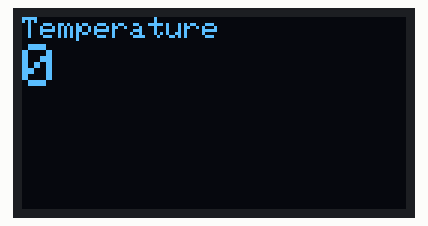
Simulated run of this sketch. Board: Arduino Uno, built with avr-gcc and run on an emulated ATmega328P. On the bench: 128×64 one-colour display.

Above: at 0.1 s.
At 4.3 s:
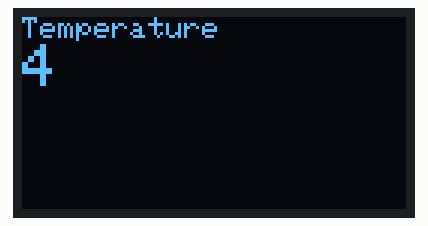
At 9.6 s:
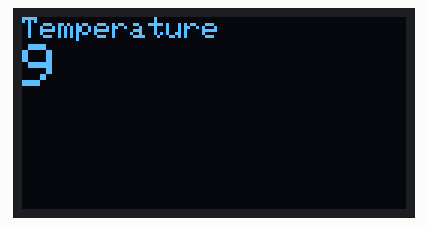
At 19.1 s:
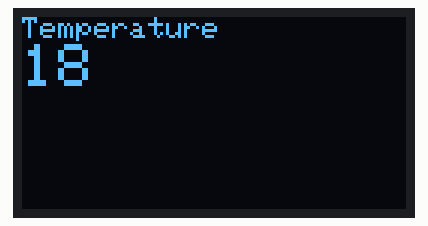
At 28.6 s:
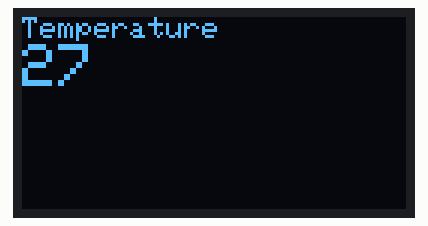
At 38.1 s:
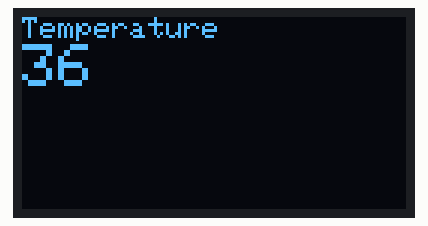

The sketch:

Oled_display_counter.ino
```cpp
#include <SPI.h>
#include <Wire.h>
#include <Adafruit_GFX.h>
#include <Adafruit_SSD1306.h>

Adafruit_SSD1306 display(-1);

long counter = 0;

void setup()
{
  // initialize with the I2C addr 0x3C
  display.begin(SSD1306_SWITCHCAPVCC, 0x3C);

  // Clear the buffer.
  display.clearDisplay();

}

void loop() {
  display.clearDisplay();
  display.setTextSize(1);
  display.setTextColor(WHITE);
  display.setCursor(0,0);
  display.println("Temperature");
  display.display();
  display.setTextSize(2);
  display.setCursor(0,9);
  display.println(counter++);
  display.display();
  delay(1000);
  display.clearDisplay();
}
```

Measured:
- what the display in image 0 shows lasts 1.0 s, from 0.1 s to 1.1 s
